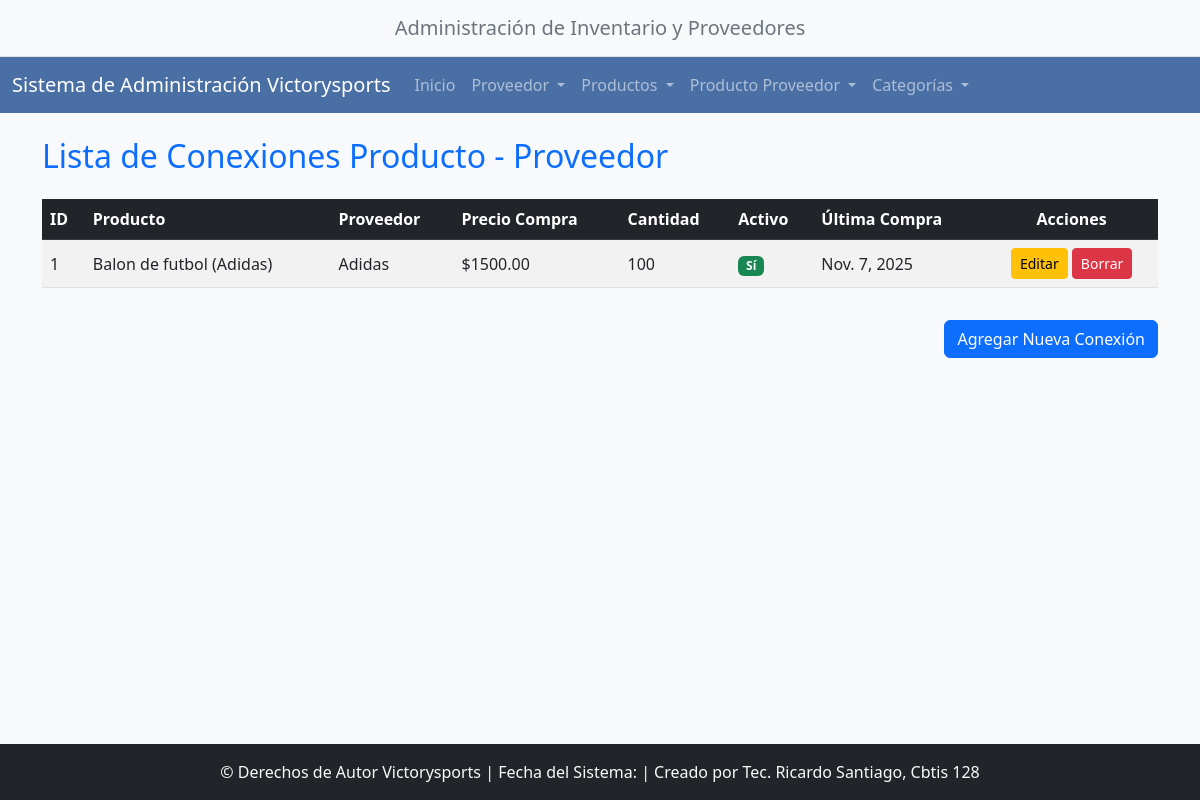
/conexiones/, run on the app's committed database.
### app_victorysports/models.py (models this page shows, shortened)
class ProductoProveedor(models.Model):
    producto = models.ForeignKey(Producto, on_delete=models.CASCADE,
                                 related_name='relaciones_proveedor')
    proveedor = models.ForeignKey(Proveedor, on_delete=models.CASCADE,
                                  related_name='relaciones_producto')
    precio_compra = models.DecimalField(max_digits=10, decimal_places=2)
    fecha_ultima_compra = models.DateField(null=True, blank=True)
    cantidad_comprada = models.IntegerField(default=1)
    referencia_pedido = models.CharField(max_length=50, blank=True, null=True)
    es_proveedor_activo = models.BooleanField(default=True)
    class Meta:
        unique_together = (('producto', 'proveedor'),)
        verbose_name = "Producto por Proveedor"
        verbose_name_plural = "Productos por Proveedores"

class Producto(models.Model):
    id_producto = models.AutoField(primary_key=True)
    nombre = models.CharField(max_length=255)
    precio_unitario = models.DecimalField(max_digits=10, decimal_places=2)
    stock = models.IntegerField(default=0)
    marca = models.CharField(max_length=100)
    img_url = models.URLField(max_length=255, blank=True, null=True)
    categoria = models.CharField(max_length=50)
    color = models.CharField(max_length=50)
    class Meta:
        verbose_name = "Producto"
        verbose_name_plural = "Productos"

class Proveedor(models.Model):
    id_proveedor = models.AutoField(primary_key=True)
    nombre_empresa = models.CharField(max_length=150, unique=True)
    telefono_empresa = models.CharField(max_length=15)
    email_empresa = models.EmailField(max_length=100)
    pais_origen = models.CharField(max_length=50)
    contacto_principal = models.CharField(max_length=100)
    fecha_registro = models.DateField(auto_now_add=True)
    direccion = models.TextField()
    class Meta:
        verbose_name = "Proveedor"
        verbose_name_plural = "Proveedores"

### app_victorysports/views.py (the view)
# urls.py: path('conexiones/', views.ver_conexion, name='ver_conexion'),
def ver_conexion(request):
    conexiones = ProductoProveedor.objects.all().order_by('producto__nombre', 'proveedor__nombre_empresa')
    context = {'conexiones': conexiones}
    return render(request, 'producto_proveedor/ver_conexion.html', context)

### app_victorysports/templates/producto_proveedor/ver_conexion.html (shortened to what this page needs)
{% extends "base.html" %}
{% block content %}
<h2 class="mb-4 text-primary">Lista de Conexiones Producto - Proveedor</h2>
<div class="table-responsive">
    <table class="table table-striped table-hover align-middle">
        <thead class="table-dark">
            <tr>
                <th>ID</th>
                <th>Producto</th>
                <th>Proveedor</th>
                <th>Precio Compra</th>
                <th>Cantidad</th>
                <th>Activo</th>
                <th>Última Compra</th>
                <th class="text-center">Acciones</th>
            </tr>
        </thead>
        <tbody>
            {% for con in conexiones %}
            <tr>
                <td>{{ con.pk }}</td>
                <td>{{ con.producto.nombre }} ({{ con.producto.marca }})</td>
                <td>{{ con.proveedor.nombre_empresa }}</td>
                <td>${{ con.precio_compra|floatformat:2 }}</td>
                <td>{{ con.cantidad_comprada }}</td>
                <td>
                    {% if con.es_proveedor_activo %}
                        <span class="badge bg-success">Sí</span>
                    {% else %}
                        <span class="badge bg-danger">No</span>
                    {% endif %}
                </td>
                <td>{{ con.fecha_ultima_compra|default:"N/A" }}</td>
                <td class="text-center">
                    <a href="{% url 'actualizar_conexion' pk=con.pk %}" class="btn btn-sm btn-warning" title="Editar">Editar</a>
                    <a href="{% url 'borrar_conexion' pk=con.pk %}" class="btn btn-sm btn-danger" title="Borrar">Borrar</a>
                </td>
            </tr>
            {% empty %}
            <tr>
                <td colspan="8" class="text-center">No hay conexiones Producto - Proveedor registradas.</td>
            </tr>
            {% endfor %}
        </tbody>
    </table>
</div>
<div class="text-end mt-3">
    <a href="{% url 'agregar_conexion' %}" class="btn btn-primary">Agregar Nueva Conexión</a>
</div>
{% endblock content %}

### app_victorysports/templates/base.html (style rules this page uses)
body { background-color: #f8f9fa; }
html { position: relative; min-height: 100%; }
body { margin-bottom: 70px; }

### data on the page
ProductoProveedor: pk "1", producto.nombre "Balon de futbol", producto.marca "Adidas", proveedor.nombre_empresa "Adidas", precio_compra "1500.00", cantidad_comprada "100", es_proveedor_activo "Sí", fecha_ultima_compra "Nov. 7, 2025"
